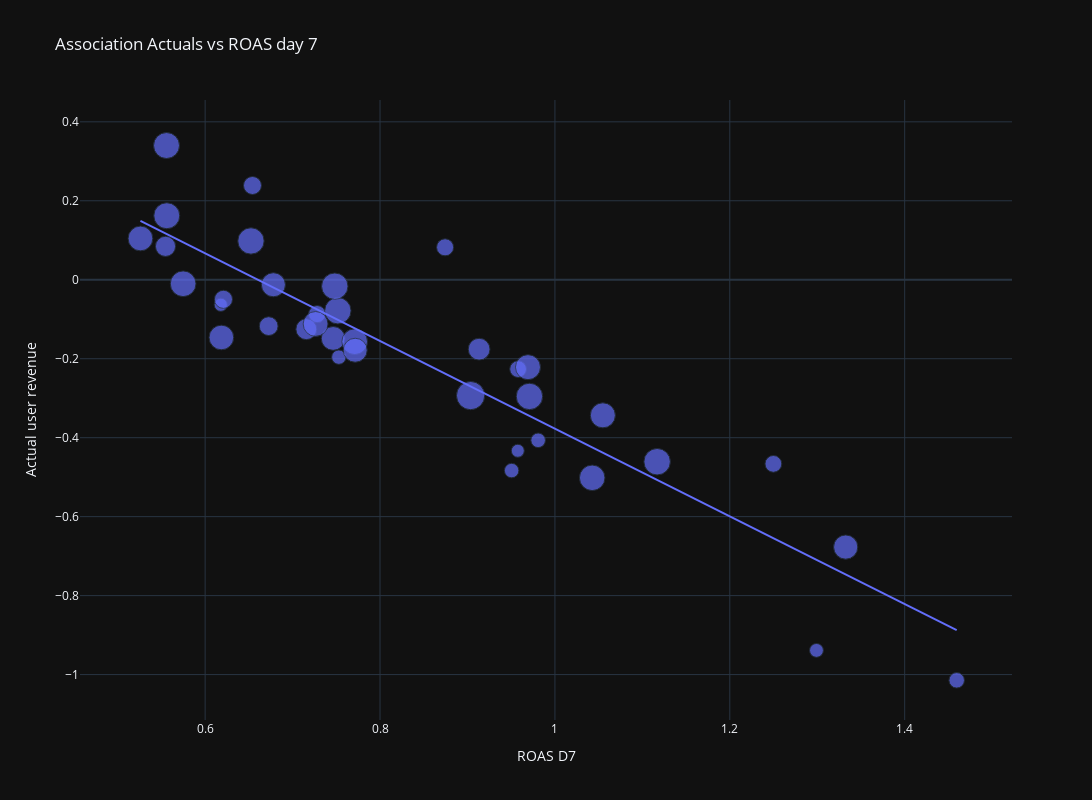

Notebook code for this chart:
### Code cell
import plotly.express as px

# Assuming reset_df is your DataFrame
pdf = pd.DataFrame({'y_test': agg_df_train['d7_28_increase_api'].values, 'ROAS D7': (agg_df_train['revenue_d7']/agg_df_train['cost']), 'installs': agg_df_train['te_installs']})

# Create a scatter plot with size and color based on 'installs' and 'channel'
fig = px.scatter(pdf, x='ROAS D7', y='y_test', title='Association Actuals vs ROAS day 7', trendline='ols',
                 labels={'predictions': 'X-axis Label', 'y_test': 'Y-axis Label'},
                 template='plotly_dark',
                 hover_data=['ROAS D7', 'y_test'],
                 size='installs'
                 )

# Customize the layout
fig.update_layout(
    width=1700,
    height=800,
    xaxis=dict(title_text='ROAS D7'),
    yaxis=dict(title_text='Actual user revenue'),
    legend=dict(title='Legend Title'),
    showlegend=True
)

# Show the plot
fig.show()

### Figure 1 — Plotly figure (JSON) as saved in the notebook; plotly's stock layout.template omitted (floating-point values rounded to 4 significant figures)
{"data": [{"hovertemplate": "ROAS D7=%{x}<br>Y-axis Label=%{y}<br>installs=%{marker.size}<extra></extra>", "legendgroup": "", "marker": {"color": "#636efa", "size": [1337, 1375, 1521, 1639, 1688, 1659, 1908, 2305, 2222, 2232, 2331, 2566, 2605, 2791, 3215, 3458, 3753, 4469, 4845, 5231, 5221, 4955, 5329, 5481, 5158, 5498, 6313, 5541, 5326, 4948, 4888, 4628, 4545, 4803, 4579, 5523, 5523], "sizemode": "area", "sizeref": 15.78, "symbol": "circle"}, "mode": "markers", "name": "", "orientation": "v", "showlegend": false, "type": "scatter", "x": [0.9576, 0.6179, 1.299, 0.7529, 0.9808, 0.9505, 1.459, 0.8744, 0.9579, 1.25, 0.7281, 0.6542, 0.621, 0.6727, 0.5547, 0.7157, 0.9133, 0.7464, 0.526, 0.771, 0.5749, 1.055, 0.5559, 0.6524, 1.043, 0.7518, 0.9036, 1.117, 0.5562, 0.9692, 0.7263, 1.333, 0.7716, 0.6186, 0.6781, 0.7483, 0.9709], "xaxis": "x", "y": [-0.4332, -0.06338, -0.9387, -0.196, -0.4066, -0.4833, -1.014, 0.08218, -0.2263, -0.4663, -0.08697, 0.2387, -0.04956, -0.1175, 0.0846, -0.1251, -0.1758, -0.1486, 0.1046, -0.1569, -0.01015, -0.3434, 0.3399, 0.09827, -0.5016, -0.07849, -0.2934, -0.4609, 0.1621, -0.2214, -0.1119, -0.677, -0.1785, -0.1462, -0.01266, -0.01636, -0.2955], "yaxis": "y"}, {"hovertemplate": "<b>OLS trendline</b><br>y_test = -1.10994 * ROAS D7 + 0.73279<br>R<sup>2</sup>=0.824962<br><br>ROAS D7=%{x}<br>Y-axis Label=%{y} <b>(trend)</b><extra></extra>", "legendgroup": "", "marker": {"color": "#636efa", "symbol": "circle"}, "mode": "lines", "name": "", "showlegend": false, "type": "scatter", "x": [0.526, 0.5547, 0.5559, 0.5562, 0.5749, 0.6179, 0.6186, 0.621, 0.6524, 0.6542, 0.6727, 0.6781, 0.7157, 0.7263, 0.7281, 0.7464, 0.7483, 0.7518, 0.7529, 0.771, 0.7716, 0.8744, 0.9036, 0.9133, 0.9505, 0.9576, 0.9579, 0.9692, 0.9709, 0.9808, 1.043, 1.055, 1.117, 1.25, 1.299, 1.333, 1.459], "xaxis": "x", "y": [0.1489, 0.1171, 0.1158, 0.1155, 0.09474, 0.04699, 0.04621, 0.04356, 0.008639, 0.006712, -0.01382, -0.01981, -0.06164, -0.07339, -0.07532, -0.09566, -0.09774, -0.1016, -0.1029, -0.123, -0.1237, -0.2378, -0.2701, -0.2809, -0.3222, -0.33, -0.3304, -0.343, -0.3448, -0.3559, -0.4245, -0.438, -0.5069, -0.6544, -0.7092, -0.7462, -0.8871], "yaxis": "y"}], "layout": {"height": 800, "legend": {"itemsizing": "constant", "title": {"text": "Legend Title"}, "tracegroupgap": 0}, "showlegend": true, "title": {"text": "Association Actuals vs ROAS day 7"}, "width": 1700, "xaxis": {"anchor": "y", "domain": [0, 1], "title": {"text": "ROAS D7"}}, "yaxis": {"anchor": "x", "domain": [0, 1], "title": {"text": "Actual user revenue"}}}}
